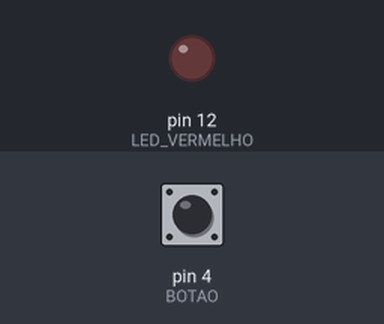
This sketch was run on a simulated Arduino Uno, built with avr-gcc and run on an emulated ATmega328P. Parts: output pins drawn as LEDs (lit = HIGH). Inputs (shaded band) come from the test bench; at power-on: pin 4 (BOTAO) LOW.

Above: at 1.2 s.
1.3 s: pin 4 (BOTAO) pulled HIGH for 0.15 s
At 1.42 s:
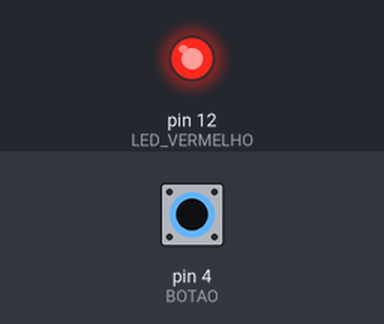
2.9 s: pin 4 (BOTAO) pulled HIGH for 3.2 s
At 6.8 s:
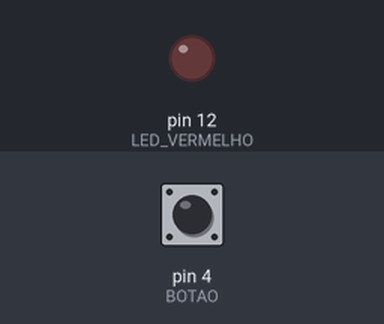
Timing chart, 0 to 8.3 s (numbered marks = the images above; inputs shaded):
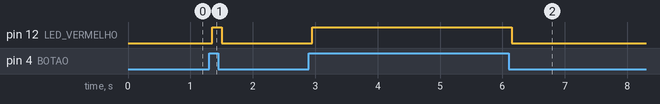

Measured:
- after the input at 1.3 s, pin 12 (LED_VERMELHO): LOW → HIGH after 0.05 s, → LOW 0.15 s later
- after the input at 2.9 s, pin 12 (LED_VERMELHO): LOW → HIGH after 0.05 s, → LOW 3.2 s later

The sketch:

button_debounce1.ino
```cpp
/*
Programador....: (c) Rúben Esperto
Data...........: 17/12/2024
*/
const byte BOTAO = 4;
const byte LED_VERMELHO = 12;

byte estadoBotao;
byte ultimoEstadoBotao = LOW;
unsigned long tempoUltimoDeBounce = 0;
unsigned long tempoDeBounce = 50;

void setup(void){
  pinMode(BOTAO, INPUT);
  pinMode(LED_VERMELHO, OUTPUT);
}

void loop(void){
    lerEstadoBotao();

    if (estadoBotao == HIGH) {
      digitalWrite(LED_VERMELHO, HIGH);
     }
      else {
      digitalWrite(LED_VERMELHO, LOW);
    }
}
void lerEstadoBotao()    {
  int leitura = digitalRead(BOTAO);

  if (leitura != ultimoEstadoBotao)    {
    tempoUltimoDeBounce = millis();
  }

  if((millis() - tempoUltimoDeBounce) > tempoDeBounce)    {
    if(leitura != estadoBotao)    {
      estadoBotao = leitura;
    }
  }

  ultimoEstadoBotao = leitura;
}
```
